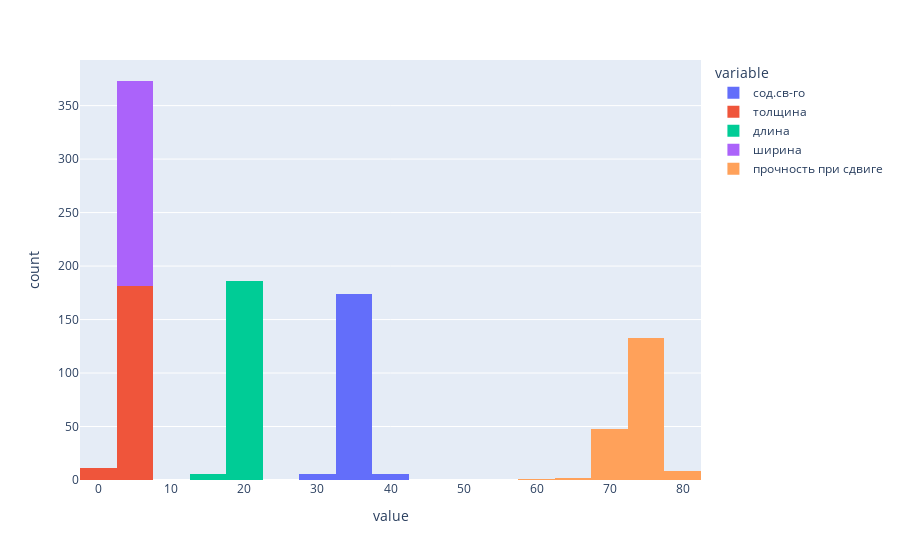

The cell this chart's notebook holds for it:
### Code cell
hist_2 = px.histogram(data_frame=df)
hist_2.show()

### Figure 1 — Plotly figure (JSON) as saved in the notebook; plotly's stock layout.template omitted (floating-point values rounded to 4 significant figures; data arrays with more than 128 entries replaced by an {"elided": "..."} marker saying what was removed)
{"data": [{"alignmentgroup": "True", "bingroup": "x", "hovertemplate": "variable=сод.св-го<br>value=%{x}<br>count=%{y}<extra></extra>", "legendgroup": "сод.св-го", "marker": {"color": "#636efa", "pattern": {"shape": ""}}, "name": "сод.св-го", "offsetgroup": "сод.св-го", "orientation": "v", "showlegend": true, "type": "histogram", "x": {"elided": "192 float values"}, "xaxis": "x", "yaxis": "y"}, {"alignmentgroup": "True", "bingroup": "x", "hovertemplate": "variable=толщина<br>value=%{x}<br>count=%{y}<extra></extra>", "legendgroup": "толщина", "marker": {"color": "#EF553B", "pattern": {"shape": ""}}, "name": "толщина", "offsetgroup": "толщина", "orientation": "v", "showlegend": true, "type": "histogram", "x": {"elided": "192 float values"}, "xaxis": "x", "yaxis": "y"}, {"alignmentgroup": "True", "bingroup": "x", "hovertemplate": "variable=длина<br>value=%{x}<br>count=%{y}<extra></extra>", "legendgroup": "длина", "marker": {"color": "#00cc96", "pattern": {"shape": ""}}, "name": "длина", "offsetgroup": "длина", "orientation": "v", "showlegend": true, "type": "histogram", "x": {"elided": "192 float values"}, "xaxis": "x", "yaxis": "y"}, {"alignmentgroup": "True", "bingroup": "x", "hovertemplate": "variable=ширина<br>value=%{x}<br>count=%{y}<extra></extra>", "legendgroup": "ширина", "marker": {"color": "#ab63fa", "pattern": {"shape": ""}}, "name": "ширина", "offsetgroup": "ширина", "orientation": "v", "showlegend": true, "type": "histogram", "x": {"elided": "192 float values"}, "xaxis": "x", "yaxis": "y"}, {"alignmentgroup": "True", "bingroup": "x", "hovertemplate": "variable=прочность при сдвиге<br>value=%{x}<br>count=%{y}<extra></extra>", "legendgroup": "прочность при сдвиге", "marker": {"color": "#FFA15A", "pattern": {"shape": ""}}, "name": "прочность при сдвиге", "offsetgroup": "прочность при сдвиге", "orientation": "v", "showlegend": true, "type": "histogram", "x": {"elided": "192 float values"}, "xaxis": "x", "yaxis": "y"}], "layout": {"barmode": "relative", "legend": {"title": {"text": "variable"}, "tracegroupgap": 0}, "margin": {"t": 60}, "xaxis": {"anchor": "y", "domain": [0, 1], "title": {"text": "value"}}, "yaxis": {"anchor": "x", "domain": [0, 1], "title": {"text": "count"}}}}
